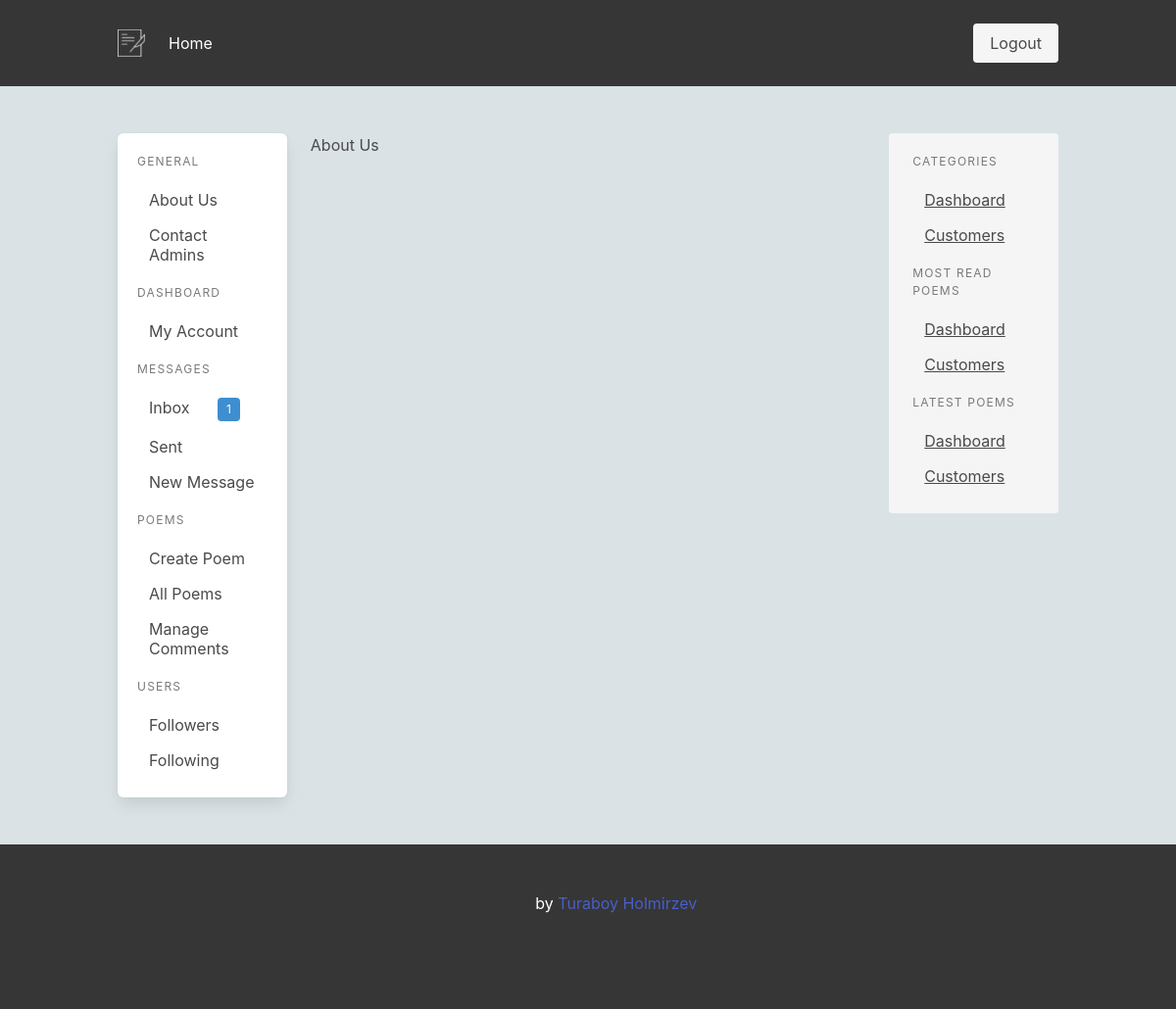
Page /about (signed in) on the earlier database version.
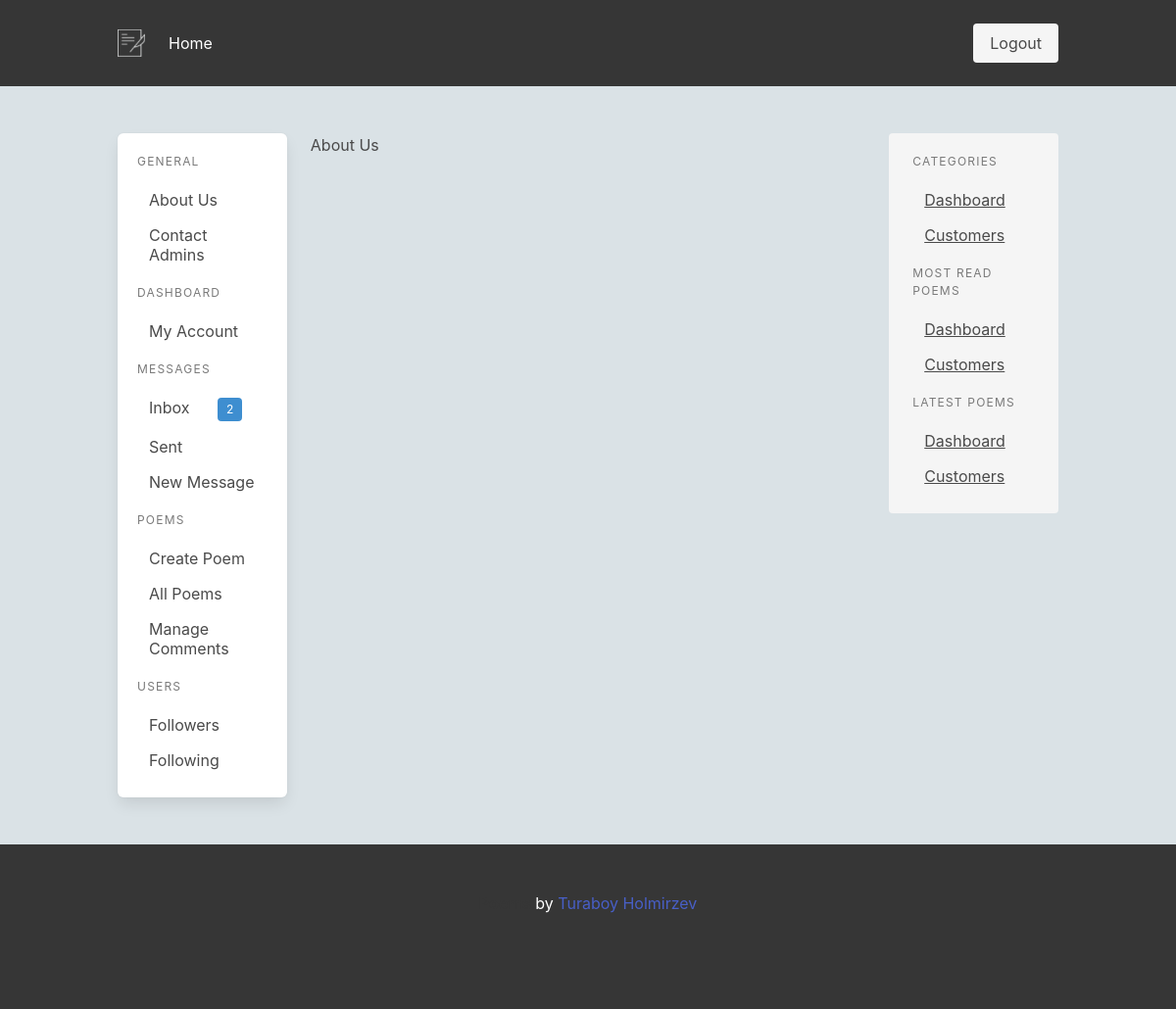
Same page on the later database version.
### app/models.py (models this page shows, shortened)
class Message(db.Model):
    id = db.Column(db.Integer, primary_key=True)
    body = db.Column(db.String(140))
    is_read = db.Column(db.Boolean, default=False)
    create_at = db.Column(db.DateTime, default=datetime.utcnow)
    sent_user_id = db.Column(db.Integer, db.ForeignKey('user.id'), nullable=False)
    received_user_id = db.Column(db.Integer, db.ForeignKey('user.id'), nullable=False)

### app/main/routes.py (the view)
@bp.route("/about")
def about():
    return render_template("main/about.html")

### app/main/routes.py (called while the page is built)
@bp.before_request
def before_request():
    if current_user.is_authenticated:
        current_user.last_seen = datetime.utcnow()
        db.session.commit()

### app/models.py (called while the page is built)
@login.user_loader
def load_user(id):
    return User.query.get(int(id))

    @classmethod
    def before_commit(cls, session):
        session._changes = {
            'add': list(session.new),
            'update': list(session.dirty),
            'delete': list(session.deleted)
        }

    @classmethod
    def after_commit(cls, session):
        for obj in session._changes['add']:
            if isinstance(obj, SearchableMixin):
                add_to_index(obj.__tablename__, obj)
        for obj in session._changes['update']:
            if isinstance(obj, SearchableMixin):
                add_to_index(obj.__tablename__, obj)
        for obj in session._changes['delete']:
            if isinstance(obj, SearchableMixin):
                remove_from_index(obj.__tablename__, obj)
        session._changes = None

    def new_inbox_messages(self):
        return len([m for m in self.received_messages if m.is_read == False])

### app/templates/main/about.html
{% extends "layout/base.html" %}
{% block content %}
<h1>About Us</h1>
{% endblock %}

### app/templates/layout/left_side_menu.html (shortened to what this page needs)
<aside class="menu box is-hidden-mobile">
    <p class="menu-label">General</p>
    <ul class="menu-list">
      <li><a href="{{ url_for('main.about')}}">About Us</a></li>
      <li><a href="{{ url_for('main.contact_us')}}">Contact Admins</a></li>
    </ul>
    {% if current_user.is_authenticated %}
      <p class="menu-label">
        Dashboard
      </p>
      <ul class="menu-list">
        <li><a href="{{url_for('users.dashboard', username=current_user.username) }}">My Account</a></li>
      </ul>
      <p class="menu-label">
        Messages
      </p>
      <ul class="menu-list">
        <li>
          <a href="{{ url_for('users.inbox', username=current_user.username)}}"class="tags has-addons">Inbox
            {% if current_user.new_inbox_messages() > 0 %}
            <span class="ml-5 tag is-info"> {{ current_user.new_inbox_messages() }}</span>
            {% endif %}
          </a>
        </li>
        <li><a href="{{ url_for('users.outbox', username=current_user.username)}}">Sent</a></li>
        <li><a href="{{ url_for('users.send_message', username=current_user.username)}}">New Message</a></li>
      </ul>
      <p class="menu-label">
        Poems
      </p>
      <ul class="menu-list">
        <li>
          <a href="{{ url_for('poems.create_poem') }}">Create Poem</a>
        </li>
        <li>
          <a href="{{ url_for('poems.poem_list') }}">All Poems</a>
        </li>
        <li><a>Manage Comments</a></li>
      </ul>
      <p class="menu-label">
        Users
      </p>
      <ul class="menu-list">
        <li><a>Followers</a></li>
        <li><a>Following</a></li>
      </ul>
    {% endif %}
</aside>

Differences in the rows shown:
changed Message: new_inbox_messages "1" → "2"
